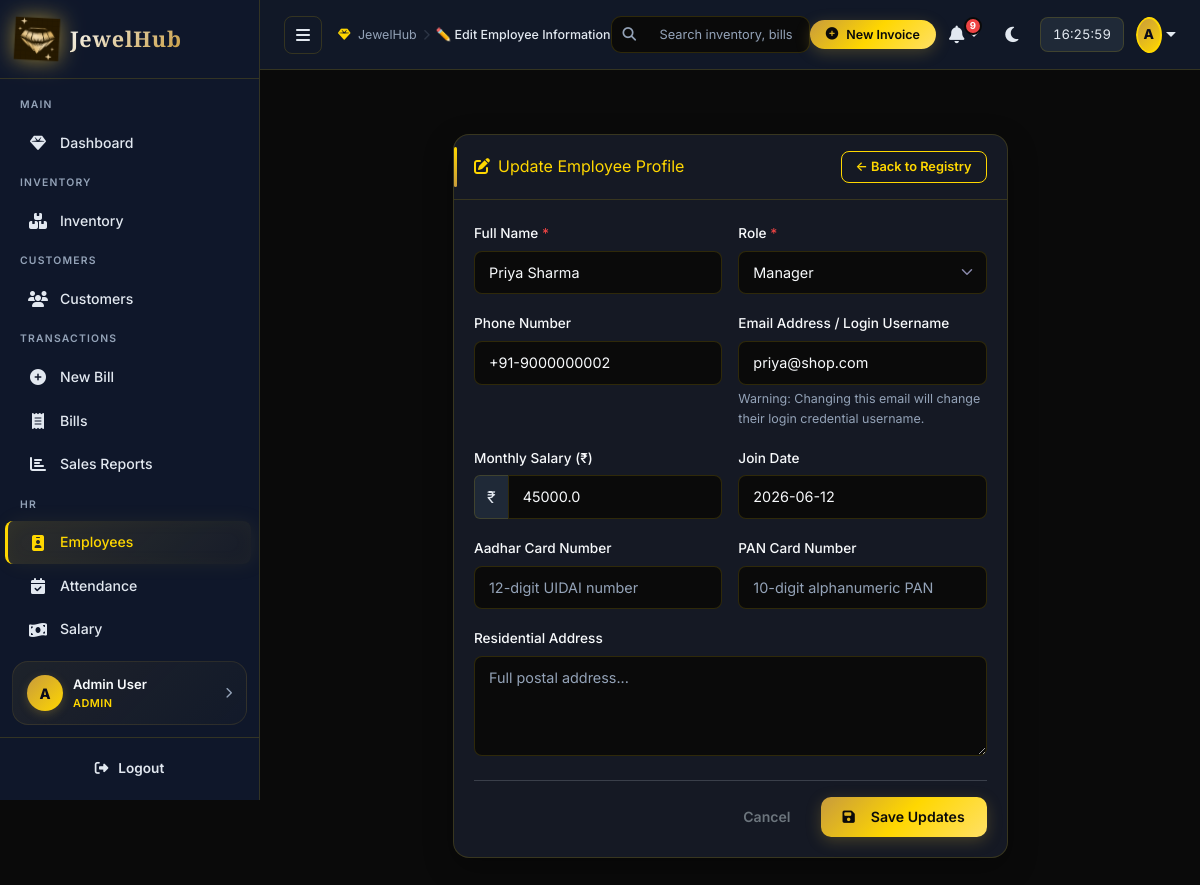
The page /employees/edit/2 (signed in) on the database its author committed.
### tables this page shows
CREATE TABLE employees (
        employee_id   INTEGER PRIMARY KEY AUTOINCREMENT,
        name          TEXT    NOT NULL,
        phone         TEXT,
        email         TEXT    UNIQUE,
        address       TEXT,
        role          TEXT    NOT NULL DEFAULT 'Staff',   -- Admin | Manager | Staff
        salary        REAL    DEFAULT 0,
        join_date     TEXT    DEFAULT (date('now')),
        password_hash TEXT    NOT NULL,
        is_active     INTEGER DEFAULT 1,
        created_at    TEXT    DEFAULT (datetime('now'))
    );

### routes/employee_routes.py (the view, shortened to what this page needs)
@employee_bp.route('/edit/<int:emp_id>', methods=['GET', 'POST'])
@admin_required
def edit_employee(emp_id):
    from database.models import get_employee_by_id, update_employee
    emp = get_employee_by_id(emp_id)
    if not emp:
        flash('Employee not found.', 'danger')
        return redirect(url_for('employee.list_employees'))
    return render_template('employees/edit.html', emp=emp, roles=ROLES)

### database/models.py (called while the page is built)
def get_db():
    if 'db' not in g:
        g.db = sqlite3.connect(
            current_app.config['DATABASE_PATH'],
            detect_types=sqlite3.PARSE_DECLTYPES | sqlite3.PARSE_COLNAMES
        )
        g.db.row_factory = sqlite3.Row
        g.db.execute("PRAGMA foreign_keys = ON")
    return g.db

def query(sql, args=(), one=False):
    cur = get_db().execute(sql, args)
    rv = cur.fetchall()
    return (dict(rv[0]) if rv else None) if one else [dict(r) for r in rv]

def get_employee_by_id(emp_id):
    return query("SELECT * FROM employees WHERE employee_id=?", (emp_id,), one=True)

### modules/auth.py (called while the page is built)
def get_employee_by_id(emp_id):
    data = _get_emp(emp_id)
    return Employee(data) if data else None

    @property
    def name(self):        return self._data['name']

    @property
    def role(self):        return self._data['role']

    @property
    def is_active(self):   return bool(self._data.get('is_active', 1))

### routes/auth_routes.py (called while the page is built)
def admin_required(f):
    @wraps(f)
    @login_required
    def decorated(*args, **kwargs):
        if getattr(current_user, 'role', '').lower() != 'admin':
            flash('Admin access required.', 'danger')
            return redirect(url_for('dashboard.index'))
        return f(*args, **kwargs)
    return decorated

### templates/employees/edit.html (shortened to what this page needs)
{% extends 'base.html' %}
{% block page_title %}✏️ Edit Employee Information{% endblock %}
{% block content %}
<div class="p-4 animate-in">
  <div class="row justify-content-center">
    <div class="col-lg-8">
      <div class="card card-glass">
        <div class="card-header text-gold d-flex align-items-center justify-content-between">
          <span><i class="fas fa-edit me-2"></i>Update Employee Profile</span>
          <a href="{{ url_for('employee.list_employees') }}" class="btn btn-outline-gold btn-sm">← Back to Registry</a>
        </div>
        <div class="card-body">
          <form method="POST" action="{{ url_for('employee.edit_employee', emp_id=emp.employee_id) }}" id="editEmployeeForm">
            <div class="row g-3">
              <div class="col-md-6">
                <label class="form-label">Full Name <span class="text-danger">*</span></label>
                <input type="text" name="name" class="form-control form-control-dark" value="{{ emp.name }}" required autofocus/>
              </div>
              <div class="col-md-6">
                <label class="form-label">Role <span class="text-danger">*</span></label>
                <select name="role" class="form-select form-select-dark" required>
                  {% for r in roles %}
                  <option value="{{ r }}" {% if emp.role == r %}selected{% endif %}>{{ r }}</option>
                  {% endfor %}
                </select>
              </div>
              <div class="col-md-6">
                <label class="form-label">Phone Number</label>
                <input type="text" name="phone" class="form-control form-control-dark" value="{{ emp.phone or '' }}" placeholder="e.g. +91 90000 00000"/>
              </div>
              <div class="col-md-6">
                <label class="form-label">Email Address / Login Username</label>
                <input type="email" name="email" class="form-control form-control-dark" value="{{ emp.email }}" required/>
                <div class="form-text text-muted">Warning: Changing this email will change their login credential username.</div>
              </div>
              <div class="col-md-6">
                <label class="form-label">Monthly Salary (₹)</label>
                <div class="input-group input-group-dark">
                  <span class="input-group-text">₹</span>
                  <input type="number" name="salary" class="form-control" value="{{ emp.salary or 0.0 }}" min="0" step="0.01"/>
                </div>
              </div>
              <div class="col-md-6">
                <label class="form-label">Join Date</label>
                <input type="text" class="form-control form-control-dark" value="{{ emp.join_date }}" disabled/>
              </div>
              <div class="col-md-6">
                <label class="form-label">Aadhar Card Number</label>
                <input type="text" name="aadhar" class="form-control form-control-dark" value="{{ emp.aadhar or '' }}" placeholder="12-digit UIDAI number"/>
              </div>
              <div class="col-md-6">
                <label class="form-label">PAN Card Number</label>
                <input type="text" name="pan" class="form-control form-control-dark" value="{{ emp.pan or '' }}" placeholder="10-digit alphanumeric PAN"/>
              </div>
              <div class="col-12">
                <label class="form-label">Residential Address</label>
                <textarea name="address" class="form-control form-control-dark" rows="2" placeholder="Full postal address...">{{ emp.address or '' }}</textarea>
              </div>
            </div>
            <hr class="hr-gold mt-4"/>
            <div class="d-flex gap-2 justify-content-end">
              <a href="{{ url_for('employee.list_employees') }}" class="btn btn-outline-secondary">Cancel</a>
              <button type="submit" class="btn btn-gold"><i class="fas fa-save me-2"></i>Save Updates</button>
            </div>
          </form>
        </div>
      </div>
    </div>
  </div>
</div>
{% endblock %}

### templates/base.html (shortened to what this page needs)
<!DOCTYPE html>
<html lang="en">
<head>
<link href="https://cdn.jsdelivr.net/npm/bootstrap@5.3.0/dist/css/bootstrap.min.css" rel="stylesheet"/>
<link href="https://cdnjs.cloudflare.com/ajax/libs/font-awesome/6.4.0/css/all.min.css" rel="stylesheet"/>
<link href="https://cdn.datatables.net/1.13.6/css/dataTables.bootstrap5.min.css" rel="stylesheet"/>
<link href="{{ url_for('static', filename='css/style.css') }}" rel="stylesheet"/>
</head>
<body>
<div id="sidebar" class="sidebar">
  <div class="sidebar-logo">
    <img src="{{ url_for('static', filename='img/logo.png') }}" alt="JewelHub Logo"/>
    <span>JewelHub</span>
  </div>
  {% set role = current_user.role.lower() if current_user.is_authenticated else '' %}
  <nav class="sidebar-nav">
    <div class="nav-section"><span class="nav-section-title">MAIN</span></div>
    <a href="{{ url_for('dashboard.index') }}" class="nav-item {% if request.endpoint == 'dashboard.index' %}active{% endif %}">
      <i class="fas fa-gem"></i><span>Dashboard</span>
    </a>
    {% if role in ('admin', 'manager', 'staff', 'cashier') %}
    <div class="nav-section"><span class="nav-section-title">INVENTORY</span></div>
    <a href="{{ url_for('inventory.list_items') }}" class="nav-item {% if 'inventory' in request.endpoint %}active{% endif %}">
      <i class="fas fa-boxes-stacked"></i><span>Inventory</span>
    </a>
    {% endif %}
    {% if role in ('admin', 'manager', 'staff') %}
    <div class="nav-section"><span class="nav-section-title">CUSTOMERS</span></div>
    <a href="{{ url_for('customer.list_customers') }}" class="nav-item {% if 'customer' in request.endpoint %}active{% endif %}">
      <i class="fas fa-users"></i><span>Customers</span>
    </a>
    {% endif %}
    {% if role in ('admin', 'manager', 'staff', 'cashier') %}
    <div class="nav-section"><span class="nav-section-title">TRANSACTIONS</span></div>
    <a href="{{ url_for('billing.new_bill') }}" class="nav-item {% if request.endpoint == 'billing.new_bill' %}active{% endif %}">
      <i class="fas fa-plus-circle"></i><span>New Bill</span>
    </a>
    <a href="{{ url_for('billing.bill_history') }}" class="nav-item {% if request.endpoint == 'billing.bill_history' %}active{% endif %}">
      <i class="fas fa-receipt"></i><span>Bills</span>
    </a>
    {% endif %}
    {% if role in ('admin', 'manager') %}
    <a href="{{ url_for('sales.daily_report') }}" class="nav-item {% if 'sales' in request.endpoint %}active{% endif %}">
      <i class="fas fa-chart-bar"></i><span>Sales Reports</span>
    </a>
    {% endif %}
    {% if role == 'admin' %}
    <div class="nav-section"><span class="nav-section-title">HR</span></div>
    <a href="{{ url_for('employee.list_employees') }}" class="nav-item {% if 'employee' in request.endpoint and 'attendance' not in request.endpoint and 'salary' not in request.endpoint %}active{% endif %}">
      <i class="fas fa-id-badge"></i><span>Employees</span>
    </a>
    <a href="{{ url_for('employee.attendance') }}" class="nav-item {% if 'attendance' in request.endpoint %}active{% endif %}">
      <i class="fas fa-calendar-check"></i><span>Attendance</span>
    </a>
    <a href="{{ url_for('employee.salary') }}" class="nav-item {% if 'salary' in request.endpoint %}active{% endif %}">
      <i class="fas fa-money-bill-wave"></i><span>Salary</span>
    </a>
    {% endif %}
    {% if role in ('admin', 'manager') %}
    <div class="nav-section"><span class="nav-section-title">AI FEATURES</span></div>
    {% endif %}
  </nav>
  <a href="{{ url_for('auth.profile') }}" class="sidebar-profile-card">
    <div class="spc-avatar">{{ current_user.name[0].upper() if current_user.is_authenticated else '?' }}</div>
    <div class="spc-info">
      <div class="spc-name">{{ current_user.name if current_user.is_authenticated else 'Guest' }}</div>
      <div class="spc-role">{{ (current_user.role or 'staff')|upper if current_user.is_authenticated else '' }}</div>
    </div>
    <i class="fas fa-chevron-right spc-chevron"></i>
  </a>
  <div class="sidebar-footer">
    <a href="{{ url_for('auth.logout') }}" class="text-danger-soft w-100 justify-content-center py-2" style="font-weight: 600; border-radius: 8px;">
      <i class="fas fa-sign-out-alt"></i><span>Logout</span>
    </a>
  </div>
</div>
<div id="main-content" class="main-content">
  <div class="topbar px-4 py-3">
    <div class="topbar-left d-flex align-items-center gap-3">
      <button id="sidebarToggle" class="btn-toggle" onclick="toggleSidebar()">
        <i class="fas fa-bars"></i>
      </button>
      <div class="dash-breadcrumb d-none d-md-flex">
        <span class="bc-home"><i class="fas fa-gem me-1 text-gold"></i> JewelHub</span>
        <span class="bc-sep"><i class="fas fa-chevron-right" style="font-size: 0.7rem; opacity: 0.5;"></i></span>
        <span class="bc-current">{% block page_title %}Dashboard{% endblock %}</span>
      </div>
    </div>
    <div class="topbar-search d-none d-lg-flex position-relative align-items-center" style="width: 320px;">
      <i class="fas fa-search position-absolute text-muted" style="left: 12px; font-size: 0.85rem;"></i>
      <input type="text" class="form-control ps-5 py-2 w-100" placeholder="Search inventory, bills..." style="font-size: 0.8rem; border-radius: 10px;" onkeyup="if(event.key === 'Enter') window.location.href='/inventory?search=' + this.value;">
    </div>
    <div class="topbar-right d-flex align-items-center gap-2">
      <a href="{{ url_for('billing.new_bill') }}" class="btn btn-gold btn-sm d-none d-sm-inline-flex px-3 rounded-pill" style="font-size: 0.78rem;">
        <i class="fas fa-plus-circle"></i> New Invoice
      </a>
      <div class="dropdown">
        <button class="topbar-btn dropdown-toggle border-0" type="button" id="notifDropdownBtn" data-bs-toggle="dropdown" aria-expanded="false" onclick="loadDropdownNotifications()">
          <i class="fas fa-bell"></i>
          <span class="notif-badge" id="notifCount" style="display:none">0</span>
        </button>
      </div>
      <button class="topbar-btn" onclick="toggleTheme()" title="Toggle theme">
        <i class="fas fa-moon" id="themeIcon"></i>
      </button>
      <span class="topbar-clock d-none d-sm-inline-block" id="topClock"></span>
      <div class="dropdown ms-1">
        <button class="topbar-btn dropdown-toggle p-0 border-0" type="button" data-bs-toggle="dropdown" aria-expanded="false" style="border-radius:50%; overflow:hidden;">
          <div class="topbar-avatar" style="width:36px; height:36px; border-radius:50%; background: linear-gradient(135deg, var(--gold-dark), var(--gold)); color:#0A0A1A; font-weight:800; display:flex; align-items:center; justify-content:center; font-size: 0.85rem;">
            {{ current_user.name[0].upper() if current_user.is_authenticated else '?' }}
          </div>
        </button>
      </div>
    </div>
  </div>
  <div class="flash-area px-4 pt-3">
  </div>
  <div class="page-content">
    {% block content %}{% endblock %}
  </div>
</div>
</body>
</html>

### rows shown on the page
employees: name "A", name "Admin User", role "ADMIN"
employees: name "Priya Sharma", role "Manager", phone "+91-9000000002", email "priya@shop.com", salary "45000.0", join_date "2026-06-12"
